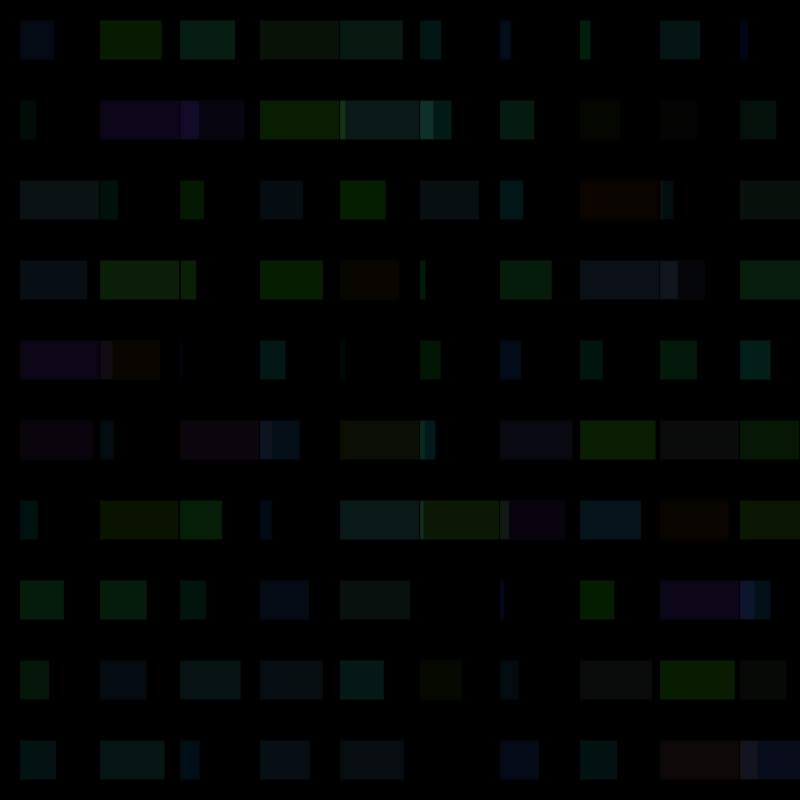
Frame 1 (no input)
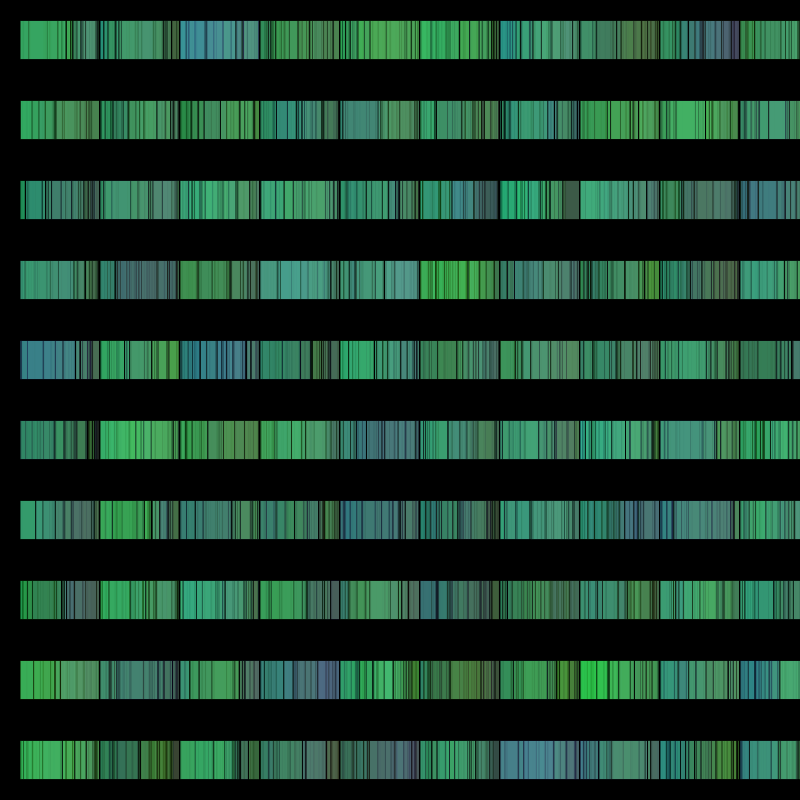
Frame 60 (no input)
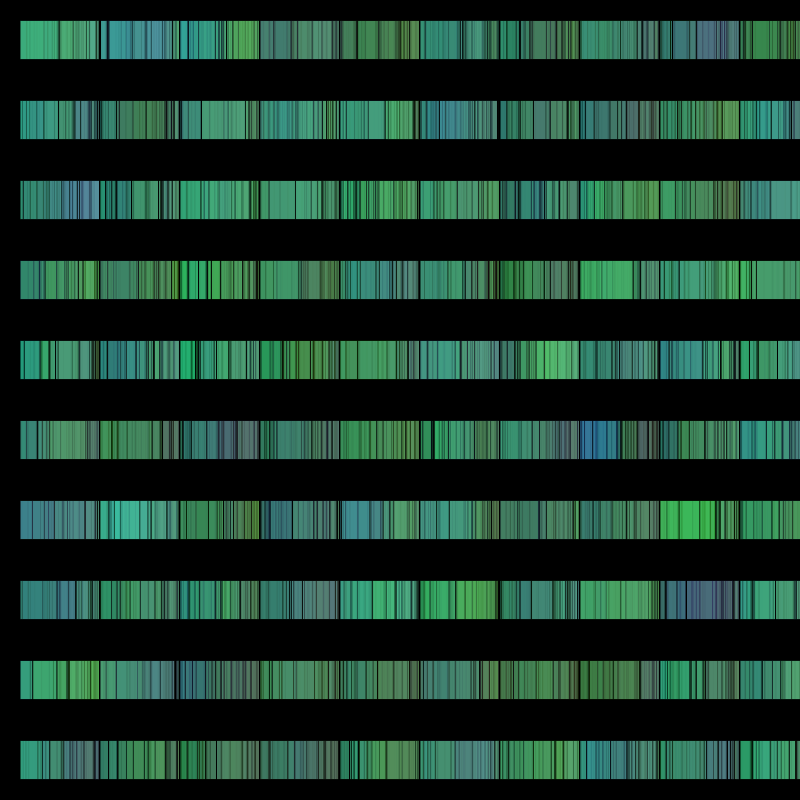
Frame 120 (the mouse pressed at the canvas centre since frame 60)

The p5.js sketch that drew these frames (run headless with seeded random() and noise() and a simulated clock; from frame 60 on, the mouse is pressed at the canvas centre):

// p5.js sketch
// ── sketch.js
function setup() {
  createCanvas(800, 800);
  background(0);
}

function draw() {
  
  for (var i=0; i<10; i++) {
    for (var j=0; j<10; j++) {
      
      var x = 20 + 80*i;
      var y = 20 + 80*j;
      
      var r = random(50, 255);
      var g = random(40, 255);
      var b = random(220);
      
      var r = random(100);
      
      fill(r, g, b, 30);
      rect(x, y, r, 40);
      
    }
  }


}
